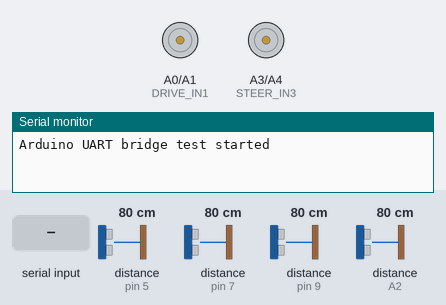
Simulated run of this sketch. Board: Arduino Uno, built with avr-gcc and run on an emulated ATmega328P. Shown: motor-driver pin pairs drawn as motors (green arrow = first pin HIGH = forward, orange = second pin HIGH = backward, longer = more drive, scaled by the enable pin), the last lines printed to the serial monitor. Wiring (inferred from the names in the program): 4 × ultrasonic range finder: trigger pin 2, echo A2 / trigger pin 4, echo pin 5 / trigger pin 6, echo pin 7 / trigger pin 8, echo pin 9. Inputs (shaded band) come from the test bench; at power-on: distance to the obstacle (sensors on pin 5, pin 7, pin 9, A2) 80 cm. The echo pulse lasts 58.3 µs per cm.

Above: at 1.2 s.
1.3 s: "$M,90,45\n" received over Serial
At 1.8 s:
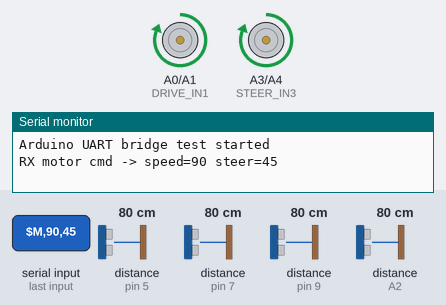
3.4 s: "90,45\n" received over the second serial link
4.9 s: "0\n" received over Serial
Timing chart, 0 to 7.9 s (numbered marks = the images above; inputs shaded):
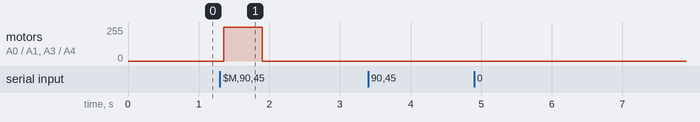

Measured:
- after the input at 1.3 s, motor on A0 (DRIVE_IN1) / A1 (DRIVE_IN2), motor on A3 (STEER_IN3) / A4 (STEER_IN4): stopped → forward 255/255 after 0.05 s, → stopped 0.55 s later

The sketch:

uart_bridge_test.ino
```cpp
#include <SoftwareSerial.h>
#include <stdio.h>

SoftwareSerial cc(10, 11); // RX, TX

// HC-SR04 pins (update if your wiring differs)
const int TRIG_FRONT = 2;
const int ECHO_FRONT = A2;
const int TRIG_RIGHT = 4;
const int ECHO_RIGHT = 5;
const int TRIG_LEFT = 6;
const int ECHO_LEFT = 7;
const int TRIG_REAR = 8;
const int ECHO_REAR = 9;

const int DRIVE_ENA = 3;
const int DRIVE_IN1 = A0;
const int DRIVE_IN2 = A1;

const int STEER_ENB = 12;
const int STEER_IN3 = A3;
const int STEER_IN4 = A4;

int curSpeed = 0;
int curSteer = 0;
unsigned long lastMotorMs = 0;

char lineBuf[64];
int lineIdx = 0;
char serialBuf[64];
int serialIdx = 0;
unsigned long lastTxMs = 0;
unsigned long lastLogMs = 0;
unsigned long txFrames = 0;
unsigned long rxBytes = 0;
unsigned long rxLines = 0;
unsigned long rxCmd = 0;
unsigned long rxUnknown = 0;

static int readDistanceCm(int trigPin, int echoPin) {
  digitalWrite(trigPin, LOW);
  delayMicroseconds(2);
  digitalWrite(trigPin, HIGH);
  delayMicroseconds(10);
  digitalWrite(trigPin, LOW);

  unsigned long us = pulseIn(echoPin, HIGH, 25000UL);
  if (us == 0) {
    return 400;
  }
  int cm = (int)(us / 58UL);
  if (cm < 2) cm = 2;
  if (cm > 400) cm = 400;
  return cm;
}

static int readDistanceIsolated(int trigPin, int echoPin) {
  int cm = readDistanceCm(trigPin, echoPin);
  delay(25);
  return cm;
}

static void printSensorReading(const char *name, int cm) {
  Serial.print(name);
  Serial.print("=");
  if (cm >= 400) {
    Serial.print("TIMEOUT");
  } else {
    Serial.print(cm);
    Serial.print("cm");
  }
}

static void applyMotor(int speed, int steer) {
  curSpeed = speed;
  curSteer = steer;
  lastMotorMs = millis();

  // rear drive motor
  if (speed > 0) {
    digitalWrite(DRIVE_IN1, HIGH);
    digitalWrite(DRIVE_IN2, LOW);
    analogWrite(DRIVE_ENA, 255);
  } else if (speed < 0) {
    digitalWrite(DRIVE_IN1, LOW);
    digitalWrite(DRIVE_IN2, HIGH);
    analogWrite(DRIVE_ENA, 255);
  } else {
    digitalWrite(DRIVE_IN1, LOW);
    digitalWrite(DRIVE_IN2, LOW);
    analogWrite(DRIVE_ENA, 0);
  }

  // front steering motor
  if (steer > 0) {
    digitalWrite(STEER_IN3, HIGH);
    digitalWrite(STEER_IN4, LOW);
    digitalWrite(STEER_ENB, HIGH);
  } else if (steer < 0) {
    digitalWrite(STEER_IN3, LOW);
    digitalWrite(STEER_IN4, HIGH);
    digitalWrite(STEER_ENB, HIGH);
  } else {
    digitalWrite(STEER_IN3, LOW);
    digitalWrite(STEER_IN4, LOW);
    digitalWrite(STEER_ENB, LOW);
  }
}

static void handleMotorLine(const char *s) {
  int speed = 0;
  int steer = 0;
  if (sscanf(s, "$M,%d,%d", &speed, &steer) == 2) {
    rxCmd++;
    applyMotor(speed, steer);
    Serial.print("RX motor cmd -> speed=");
    Serial.print(speed);
    Serial.print(" steer=");
    Serial.println(steer);
  } else {
    rxUnknown++;
    Serial.print("RX unknown: ");
    Serial.println(s);
  }
}

void setup() {
  Serial.begin(115200);
  cc.begin(9600);

  pinMode(TRIG_FRONT, OUTPUT);
  pinMode(ECHO_FRONT, INPUT);
  pinMode(TRIG_RIGHT, OUTPUT);
  pinMode(ECHO_RIGHT, INPUT);
  pinMode(TRIG_LEFT, OUTPUT);
  pinMode(ECHO_LEFT, INPUT);
  pinMode(TRIG_REAR, OUTPUT);
  pinMode(ECHO_REAR, INPUT);

  pinMode(DRIVE_ENA, OUTPUT);
  pinMode(DRIVE_IN1, OUTPUT);
  pinMode(DRIVE_IN2, OUTPUT);
  analogWrite(DRIVE_ENA, 0);

  pinMode(STEER_ENB, OUTPUT);
  pinMode(STEER_IN3, OUTPUT);
  pinMode(STEER_IN4, OUTPUT);
  digitalWrite(STEER_ENB, LOW);

  Serial.println("Arduino UART bridge test started");
}

void loop() {
  int front = readDistanceIsolated(TRIG_FRONT, ECHO_FRONT);
  int right = readDistanceIsolated(TRIG_RIGHT, ECHO_RIGHT);
  int left = readDistanceIsolated(TRIG_LEFT, ECHO_LEFT);
  int rear = readDistanceIsolated(TRIG_REAR, ECHO_REAR);

  while (cc.available()) {
    char c = (char)cc.read();
    rxBytes++;
    if (c == '\r') {
      continue;
    }
    if (c == '\n') {
      rxLines++;
      lineBuf[lineIdx] = '\0';
      if (lineIdx > 0) {
        handleMotorLine(lineBuf);
      }
      lineIdx = 0;
    } else if (lineIdx < (int)sizeof(lineBuf) - 1) {
      lineBuf[lineIdx++] = c;
    }
  }

  while (Serial.available()) {
    char c = (char)Serial.read();
    if (c == '\r') continue;
    if (c == '\n') {
      serialBuf[serialIdx] = '\0';
      if (serialIdx > 0) handleMotorLine(serialBuf);
      serialIdx = 0;
    } else if (serialIdx < (int)sizeof(serialBuf) - 1) {
      serialBuf[serialIdx++] = c;
    }
  }

  if ((curSpeed != 0 || curSteer != 0) && millis() - lastMotorMs > 500) {
    applyMotor(0, 0);
    Serial.println("WATCHDOG: motor stopped (no cmd for 500ms)");
  }

  if (millis() - lastTxMs >= 100) {
    char frame[40];
    snprintf(frame, sizeof(frame), "$S,%d,%d,%d,%d\n", front, right, left, rear);
    cc.print(frame);
    txFrames++;
    lastTxMs = millis();
  }

  if (millis() - lastLogMs >= 1000) {
    lastLogMs = millis();
  }
}
```
